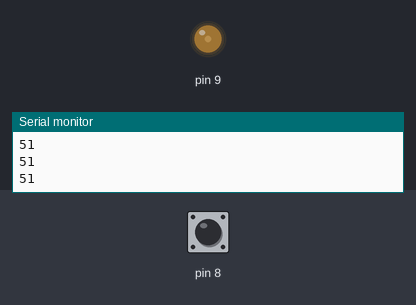
The sketch below on a simulated Arduino Uno, built with avr-gcc and run on an emulated ATmega328P. Parts: output pins drawn as LEDs (lit = HIGH), the last lines printed to the serial monitor. The test bench sets the inputs (shaded band); at power-on: pin 8 HIGH.

Above: at 1.8 s.
1.9 s: pin 8 pulled LOW for 3.2 s
At 6.2 s:
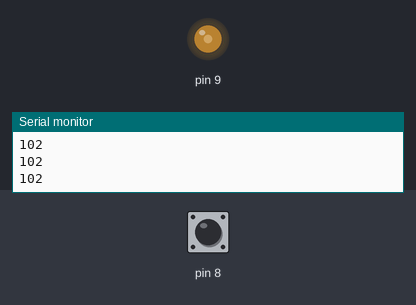
6.6 s: pin 8 pulled LOW for 0.6 s
At 7.9 s:
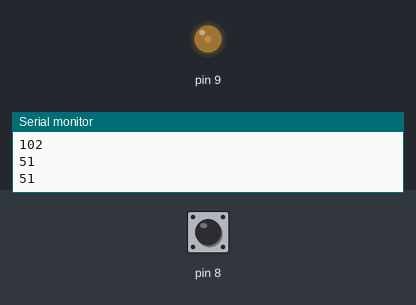
8.7 s: pin 8 pulled LOW for 1 s
At 9.8 s:
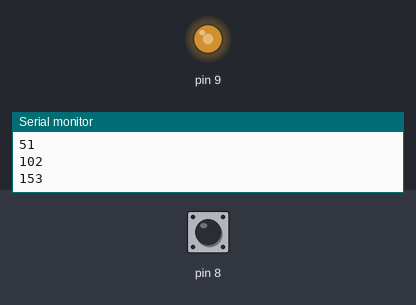
Timing chart, 0 to 11.7 s (numbered marks = the images above; inputs shaded):
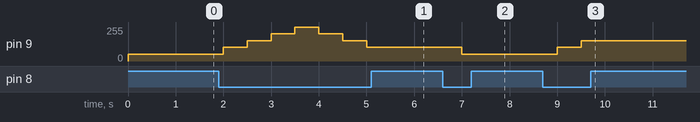

The sketch:

lab2_5_1.ino
```cpp
// Date: 10/10/25
// Experiment 5.1
// Name: Abhigyan Mohanta
// Regd no. 2241013204
// Sec: 29

int led_brightness = 51;
bool increasing = true;

void setup() {
  // put your setup code here, to run once:
  pinMode(8, INPUT_PULLUP);
  pinMode(9, OUTPUT);
  Serial.begin(115200);
}

void loop() {
  // put your main code here, to run repeatedly:
  int a = digitalRead(8);
  if(a == 0){
     if(increasing == true){
      led_brightness = led_brightness + 51;
      }
      else{
        led_brightness = led_brightness - 51;
      }
  }

  if(led_brightness >= 255){
     led_brightness = 255;
    increasing = false;

  }
  else if(led_brightness <= 51){
    led_brightness = 51;
    increasing = true;
  }


  analogWrite(9, led_brightness);
  Serial.println(led_brightness);

  delay(500);


}
```

Measured:
- after the input at 1.9 s, pin 9: 51/255 → 102/255 after 0.10 s, → 153/255 0.50 s later, → 204/255 0.50 s later, → 255/255 0.50 s later, … (7 changes in this stretch)
- after the input at 6.6 s, pin 9: 102/255 → 51/255 after 0.40 s
- after the input at 8.7 s, pin 9: 51/255 → 102/255 after 0.30 s, → 153/255 0.50 s later
